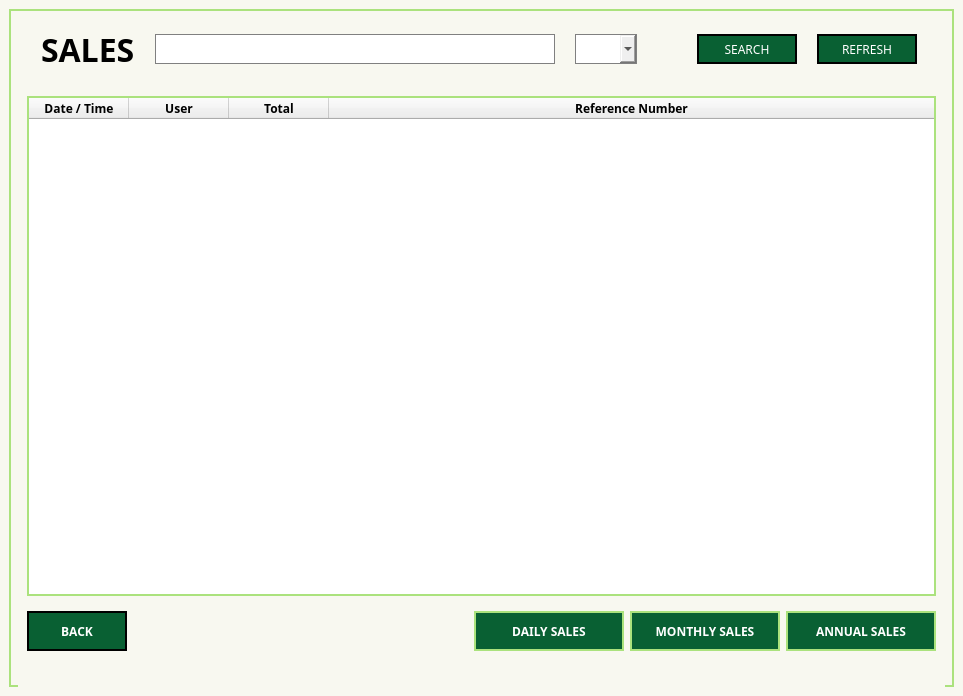
<?xml version="1.0" encoding="UTF-8"?>
<ui version="4.0">
 <class>MainWindow</class>
 <widget class="QMainWindow" name="MainWindow">
  <property name="geometry">
   <rect>
    <x>0</x>
    <y>0</y>
    <width>963</width>
    <height>696</height>
   </rect>
  </property>
  <property name="windowTitle">
   <string>MainWindow</string>
  </property>
  <widget class="QWidget" name="centralwidget">
   <property name="styleSheet">
    <string notr="true">.QWidget{
background-color: #F8F8F0;
}
#widget{
border: 2px solid #ABE27D;
}
.QPushButton{
background-color: #096033;
border: 2px solid #ABE27D;
color: white
}
#Refresh_btn, #Search_btn, #Back_btn{
border: 2px solid;
}
#comboBox{
border : 1px solid gray;
color: black
}
#search_LE{
border : 1px solid gray;
color: black
}
#Sales_Table{
border : 2px solid #ABE27D;
}</string>
   </property>
   <layout class="QHBoxLayout" name="horizontalLayout">
    <item>
     <widget class="QWidget" name="widget" native="true">
      <property name="styleSheet">
       <string notr="true">QPushButton {
	background-color: #096033;
	color: white;

}</string>
      </property>
      <layout class="QVBoxLayout" name="verticalLayout_4">
       <property name="bottomMargin">
        <number>0</number>
       </property>
       <item>
        <widget class="QWidget" name="widget_5" native="true">
         <layout class="QHBoxLayout" name="horizontalLayout_2">
          <item>
           <widget class="QLabel" name="label">
            <property name="sizePolicy">
             <sizepolicy hsizetype="Fixed" vsizetype="Fixed">
              <horstretch>0</horstretch>
              <verstretch>0</verstretch>
             </sizepolicy>
            </property>
            <property name="font">
             <font>
              <family>DM Sans</family>
              <pointsize>24</pointsize>
              <weight>75</weight>
              <bold>true</bold>
             </font>
            </property>
            <property name="text">
             <string>SALES</string>
            </property>
           </widget>
          </item>
          <item>
           <widget class="QLineEdit" name="search_LE">
            <property name="sizePolicy">
             <sizepolicy hsizetype="Fixed" vsizetype="Fixed">
              <horstretch>0</horstretch>
              <verstretch>0</verstretch>
             </sizepolicy>
            </property>
            <property name="minimumSize">
             <size>
              <width>400</width>
              <height>30</height>
             </size>
            </property>
           </widget>
          </item>
          <item>
           <widget class="QComboBox" name="comboBox">
            <property name="sizePolicy">
             <sizepolicy hsizetype="Fixed" vsizetype="Fixed">
              <horstretch>0</horstretch>
              <verstretch>0</verstretch>
             </sizepolicy>
            </property>
            <property name="minimumSize">
             <size>
              <width>0</width>
              <height>30</height>
             </size>
            </property>
           </widget>
          </item>
          <item>
           <spacer name="horizontalSpacer_4">
            <property name="orientation">
             <enum>Qt::Horizontal</enum>
            </property>
            <property name="sizeType">
             <enum>QSizePolicy::Fixed</enum>
            </property>
            <property name="sizeHint" stdset="0">
             <size>
              <width>40</width>
              <height>20</height>
             </size>
            </property>
           </spacer>
          </item>
          <item>
           <widget class="QPushButton" name="Search_btn">
            <property name="sizePolicy">
             <sizepolicy hsizetype="Fixed" vsizetype="Fixed">
              <horstretch>0</horstretch>
              <verstretch>0</verstretch>
             </sizepolicy>
            </property>
            <property name="minimumSize">
             <size>
              <width>100</width>
              <height>30</height>
             </size>
            </property>
            <property name="font">
             <font>
              <family>DM Sans</family>
             </font>
            </property>
            <property name="text">
             <string>SEARCH</string>
            </property>
           </widget>
          </item>
          <item>
           <widget class="QPushButton" name="Refresh_btn">
            <property name="sizePolicy">
             <sizepolicy hsizetype="Fixed" vsizetype="Fixed">
              <horstretch>0</horstretch>
              <verstretch>0</verstretch>
             </sizepolicy>
            </property>
            <property name="minimumSize">
             <size>
              <width>100</width>
              <height>30</height>
             </size>
            </property>
            <property name="font">
             <font>
              <family>DM Sans</family>
             </font>
            </property>
            <property name="text">
             <string>REFRESH</string>
            </property>
           </widget>
          </item>
         </layout>
        </widget>
       </item>
       <item>
        <widget class="QWidget" name="widget_6" native="true">
         <layout class="QVBoxLayout" name="verticalLayout">
          <item>
           <widget class="QTableWidget" name="Sales_Table">
            <property name="enabled">
             <bool>true</bool>
            </property>
            <property name="sizePolicy">
             <sizepolicy hsizetype="Expanding" vsizetype="Expanding">
              <horstretch>0</horstretch>
              <verstretch>0</verstretch>
             </sizepolicy>
            </property>
            <property name="minimumSize">
             <size>
              <width>0</width>
              <height>500</height>
             </size>
            </property>
            <property name="font">
             <font>
              <family>DM Sans</family>
              <weight>75</weight>
              <bold>true</bold>
             </font>
            </property>
            <property name="frameShadow">
             <enum>QFrame::Plain</enum>
            </property>
            <property name="lineWidth">
             <number>0</number>
            </property>
            <property name="sizeAdjustPolicy">
             <enum>QAbstractScrollArea::AdjustToContents</enum>
            </property>
            <property name="editTriggers">
             <set>QAbstractItemView::NoEditTriggers</set>
            </property>
            <property name="alternatingRowColors">
             <bool>true</bool>
            </property>
            <property name="showGrid">
             <bool>true</bool>
            </property>
            <property name="gridStyle">
             <enum>Qt::SolidLine</enum>
            </property>
            <property name="sortingEnabled">
             <bool>true</bool>
            </property>
            <attribute name="horizontalHeaderVisible">
             <bool>true</bool>
            </attribute>
            <attribute name="horizontalHeaderCascadingSectionResizes">
             <bool>true</bool>
            </attribute>
            <attribute name="horizontalHeaderHighlightSections">
             <bool>true</bool>
            </attribute>
            <attribute name="horizontalHeaderStretchLastSection">
             <bool>true</bool>
            </attribute>
            <attribute name="verticalHeaderVisible">
             <bool>false</bool>
            </attribute>
            <column>
             <property name="text">
              <string>Date / Time</string>
             </property>
             <property name="font">
              <font>
               <family>DM Sans</family>
               <weight>75</weight>
               <bold>true</bold>
              </font>
             </property>
             <property name="background">
              <color>
               <red>42</red>
               <green>114</green>
               <blue>222</blue>
              </color>
             </property>
            </column>
            <column>
             <property name="text">
              <string>User</string>
             </property>
             <property name="font">
              <font>
               <family>DM Sans</family>
               <weight>75</weight>
               <bold>true</bold>
              </font>
             </property>
            </column>
            <column>
             <property name="text">
              <string>Total</string>
             </property>
             <property name="font">
              <font>
               <family>DM Sans</family>
               <weight>75</weight>
               <bold>true</bold>
              </font>
             </property>
            </column>
            <column>
             <property name="text">
              <string>Reference Number</string>
             </property>
             <property name="font">
              <font>
               <family>DM Sans</family>
               <weight>75</weight>
               <bold>true</bold>
              </font>
             </property>
            </column>
           </widget>
          </item>
         </layout>
        </widget>
       </item>
       <item>
        <widget class="QWidget" name="widget_2" native="true">
         <layout class="QHBoxLayout" name="horizontalLayout_3">
          <property name="topMargin">
           <number>0</number>
          </property>
          <property name="bottomMargin">
           <number>0</number>
          </property>
          <item>
           <widget class="QPushButton" name="Back_btn">
            <property name="sizePolicy">
             <sizepolicy hsizetype="Fixed" vsizetype="Fixed">
              <horstretch>0</horstretch>
              <verstretch>0</verstretch>
             </sizepolicy>
            </property>
            <property name="minimumSize">
             <size>
              <width>100</width>
              <height>40</height>
             </size>
            </property>
            <property name="font">
             <font>
              <family>DM Sans</family>
              <weight>75</weight>
              <bold>true</bold>
             </font>
            </property>
            <property name="text">
             <string>BACK</string>
            </property>
           </widget>
          </item>
          <item>
           <spacer name="horizontalSpacer_2">
            <property name="orientation">
             <enum>Qt::Horizontal</enum>
            </property>
            <property name="sizeHint" stdset="0">
             <size>
              <width>40</width>
              <height>20</height>
             </size>
            </property>
           </spacer>
          </item>
          <item>
           <widget class="QPushButton" name="dailySalesbtn">
            <property name="sizePolicy">
             <sizepolicy hsizetype="Fixed" vsizetype="Fixed">
              <horstretch>0</horstretch>
              <verstretch>0</verstretch>
             </sizepolicy>
            </property>
            <property name="minimumSize">
             <size>
              <width>150</width>
              <height>40</height>
             </size>
            </property>
            <property name="font">
             <font>
              <family>DM Sans</family>
              <weight>75</weight>
              <bold>true</bold>
             </font>
            </property>
            <property name="text">
             <string>DAILY SALES</string>
            </property>
           </widget>
          </item>
          <item>
           <widget class="QPushButton" name="monthlySalesbtn">
            <property name="sizePolicy">
             <sizepolicy hsizetype="Fixed" vsizetype="Fixed">
              <horstretch>0</horstretch>
              <verstretch>0</verstretch>
             </sizepolicy>
            </property>
            <property name="minimumSize">
             <size>
              <width>150</width>
              <height>40</height>
             </size>
            </property>
            <property name="font">
             <font>
              <family>DM Sans</family>
              <weight>75</weight>
              <bold>true</bold>
             </font>
            </property>
            <property name="text">
             <string>MONTHLY SALES</string>
            </property>
           </widget>
          </item>
          <item>
           <widget class="QPushButton" name="annualSalesbtn">
            <property name="sizePolicy">
             <sizepolicy hsizetype="Fixed" vsizetype="Fixed">
              <horstretch>0</horstretch>
              <verstretch>0</verstretch>
             </sizepolicy>
            </property>
            <property name="minimumSize">
             <size>
              <width>150</width>
              <height>40</height>
             </size>
            </property>
            <property name="font">
             <font>
              <family>DM Sans</family>
              <weight>75</weight>
              <bold>true</bold>
             </font>
            </property>
            <property name="text">
             <string>ANNUAL SALES</string>
            </property>
           </widget>
          </item>
         </layout>
        </widget>
       </item>
       <item>
        <widget class="QWidget" name="widget_4" native="true">
         <layout class="QHBoxLayout" name="horizontalLayout_5">
          <property name="topMargin">
           <number>0</number>
          </property>
          <property name="bottomMargin">
           <number>0</number>
          </property>
         </layout>
        </widget>
       </item>
       <item>
        <widget class="QWidget" name="widget_3" native="true">
         <property name="sizePolicy">
          <sizepolicy hsizetype="Preferred" vsizetype="Expanding">
           <horstretch>0</horstretch>
           <verstretch>0</verstretch>
          </sizepolicy>
         </property>
         <layout class="QHBoxLayout" name="horizontalLayout_6">
          <property name="topMargin">
           <number>0</number>
          </property>
          <property name="bottomMargin">
           <number>0</number>
          </property>
         </layout>
        </widget>
       </item>
      </layout>
     </widget>
    </item>
   </layout>
  </widget>
 </widget>
 <resources/>
 <connections/>
</ui>
